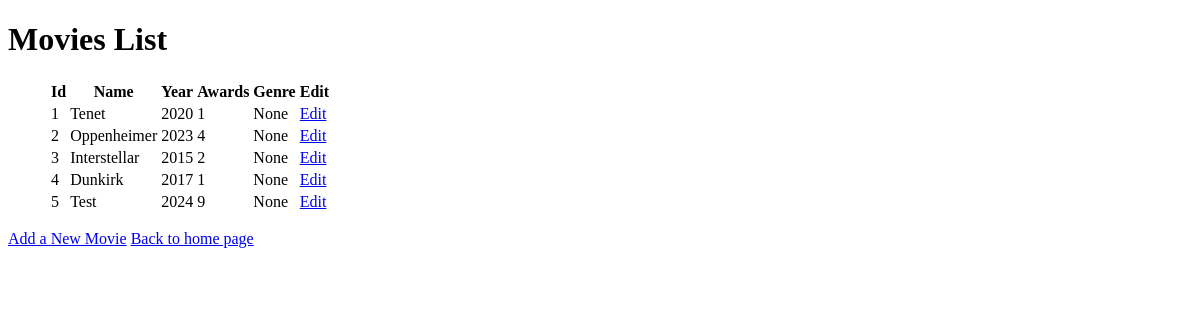
/movies (signed in), run on an earlier commit of the app's database.
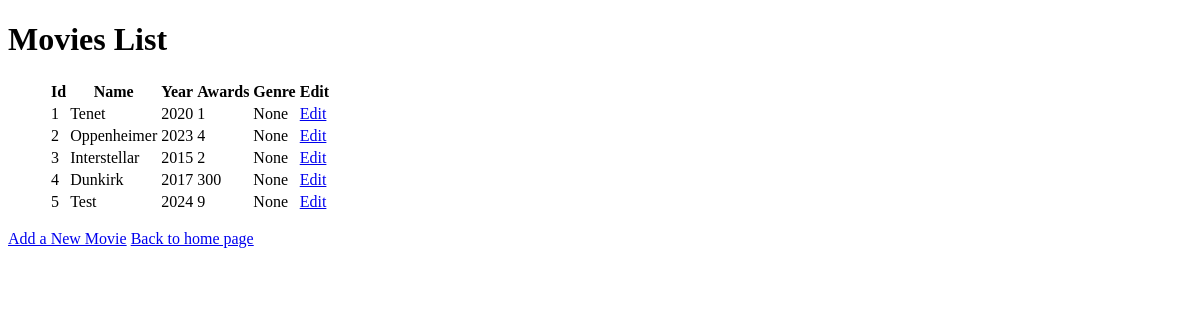
And on a later commit of the database.
### app/models.py (models this page shows, shortened)
class PaginatedApiMixin(object):
    @staticmethod
    def to_collection_dictionary(query, page, page_size, endpoint, **kwargs):
        resources = db.paginate(query, page=page, per_page=page_size, error_out=False)
        data = {
            'data': [item.to_dictionary() for item in resources.items],
            'meta': {
                'page': page,
                'page_size': page_size,
                'total_pages': resources.pages,
                'total_items': resources.total
            },
            'links': {
                'self': url_for(endpoint, page=page,     page_size=page_size, **kwargs),
                'next': url_for(endpoint, page=page+1, page_size=page_size, **kwargs) if resources.has_next else None,
                'prev': url_for(endpoint, page=page-1, page_size=page_size, **kwargs) if resources.has_prev else None
            }
        }
        return data

class Movie(PaginatedApiMixin, db.Model):
    __table_args__ = {"extend_existing": True}
    __tablename__ = "movies"
    id = db.Column(db.Integer, primary_key=True)
    name = db.Column(db.String, nullable=False)
    year = db.Column(db.Integer, nullable=False)
    awards = db.Column(db.Integer, nullable=False)
    genre = db.Column(db.String, nullable=True)

### app/routes.py (the view)
@app.route("/movies")
@login_required
def movies():
    movies = Movie.query.all()
    return render_template('movies.html', movies=movies)

### app/models.py (called while the page is built)
@login_manager.user_loader
def load_user(id):
    return db.session.get(User, int(id))

### app/templates/movies.html
{% extends "layout.html" %}
{% block content %}
    <h1>Movies List</h1>
    <ol>
        <table>
            <thead>
                <th>Id</th>
                <th>Name</th>
                <th>Year</th>
                <th>Awards</th>
                <th>Genre</th>
                <th>Edit</th>
            </thead>
            {% for movie in movies %}
            <tr>
                <td>{{movie.id}}</td>
                <td>{{movie.name}}</td>
                <td>{{movie.year}}</td>
                <td>{{movie.awards}}</td>
                <td>{{movie.genre}}</td>
                <td>
                    <a href="{{ url_for('add_movie', id=movie.id)}}">Edit</a>
                </td>
            </tr>
            {% endfor %}
        </table>
    </ol>
    <a href="{{ url_for('add_movie') }}">Add a New Movie</a>
    <a href="{{ url_for('index') }}">Back to home page</a>
{% endblock %}

### app/templates/layout.html (shortened to what this page needs)
<!DOCTYPE html>
<html lang="en">
<head>
</head>
<body>
    {% block content %} {% endblock %}
</body>
</html>

What changed in the data, as far as the page shows it:
changed Movie "Dunkirk": awards "1" → "300"
